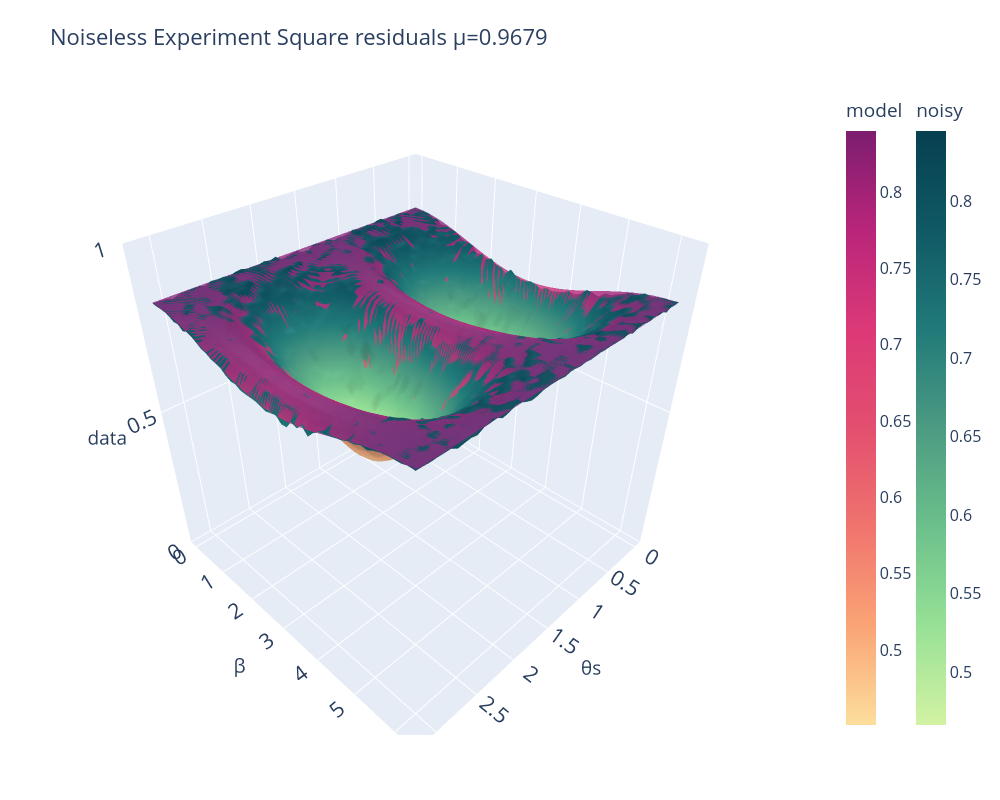

Notebook code for this chart:
### Code cell
experiment_noiseless = pd.read_csv('fixed error results/pure_50x50_mesh_2.5E4_states_E91_data_2026_aer_simulator_28_02_2026_00_49_06.csv',header=None).dropna(axis=1,how='all').values
experiment_noisy = pd.read_csv('fixed error results/50x50_mesh_2.5E4_states_E91_data_2026_aer_simulator_24_02_2026_11_27_03.csv',header=None).dropna(axis=1,how='all').values
dim = len(experiment_noiseless)
θ = np.linspace(0, 2*np.pi ,dim)
β = np.linspace( 0, np.pi , dim)

#model = np.array([[Π_err(np.pi/8,beta,theta,Pt=68) for beta in β] for theta in θ])
model = np.array([[model_noise(theta,np.pi/16,beta,Pt=(68/100)) for beta in β] for theta in θ])

fig = go.Figure()
fig.add_trace(go.Surface(
    x = β,
    y = θ,
    z = experiment_noisy, 
    colorscale='Emrld',
    opacity=1,
    name='Noisy',
    colorbar=dict(title='noisy', x=1.2)
))
fig.add_trace(go.Surface(
    x = β,
    y = θ,
    z = model, 
    colorscale='sunsetdark',
    opacity=.8,
    name='model',
    colorbar=dict(title='model', x=1.1)
))
"""
fig.add_trace(go.Surface(
    x = β,
    y = θ,
    z = experiment_noiseless, 
    #colorscale='viridis',
    opacity=.8,
    name='Noiseless',
    colorbar=dict(title='noiseless', x=1.3)
))
"""
# Customize the layout for better visualization
fig.update_layout(
    title=f"Noiseless Experiment Square residuals\rμ={r2(y_true=model,y_pred=experiment_noisy):1.4f}",
    autosize=False,
    width=1000,
    height=800,
    margin=dict(l=65, r=60, b=65, t=90),
    scene=dict(
        xaxis_title='θs',
        yaxis_title='β',
        zaxis_title='data',
        zaxis=dict(range=[0,1])
    ),
    # --- NUEVO: Aumentar tamaño de fuente ---
    font=dict(size=16)
)

# Display the plot
fig.show()

### Figure 1 — Plotly figure (JSON) as saved in the notebook; plotly's stock layout.template omitted (floating-point values rounded to 4 significant figures; data arrays with more than 128 entries replaced by an {"elided": "..."} marker saying what was removed)
{"data": [{"colorbar": {"title": {"text": "noisy"}, "x": 1.2}, "colorscale": [[0, "rgb(211, 242, 163)"], [0.1667, "rgb(151, 225, 150)"], [0.3333, "rgb(108, 192, 139)"], [0.5, "rgb(76, 155, 130)"], [0.6667, "rgb(33, 122, 121)"], [0.8333, "rgb(16, 89, 101)"], [1, "rgb(7, 64, 80)"]], "name": "Noisy", "opacity": 1, "type": "surface", "x": [0.0, 0.06411, 0.1282, 0.1923, 0.2565, 0.3206, 0.3847, 0.4488, 0.5129, 0.577, 0.6411, 0.7053, 0.7694, 0.8335, 0.8976, 0.9617, 1.026, 1.09, 1.154, 1.218, 1.282, 1.346, 1.411, 1.475, 1.539, 1.603, 1.667, 1.731, 1.795, 1.859, 1.923, 1.988, 2.052, 2.116, 2.18, 2.244, 2.308, 2.372, 2.436, 2.5, 2.565, 2.629, 2.693, 2.757, 2.821, 2.885, 2.949, 3.013, 3.077, 3.142], "y": [0.0, 0.1282, 0.2565, 0.3847, 0.5129, 0.6411, 0.7694, 0.8976, 1.026, 1.154, 1.282, 1.411, 1.539, 1.667, 1.795, 1.923, 2.052, 2.18, 2.308, 2.436, 2.565, 2.693, 2.821, 2.949, 3.077, 3.206, 3.334, 3.462, 3.59, 3.719, 3.847, 3.975, 4.103, 4.232, 4.36, 4.488, 4.616, 4.744, 4.873, 5.001, 5.129, 5.257, 5.386, 5.514, 5.642, 5.77, 5.899, 6.027, 6.155, 6.283], "z": {"elided": "50x50 float values"}}, {"colorbar": {"title": {"text": "model"}, "x": 1.1}, "colorscale": [[0, "rgb(252, 222, 156)"], [0.1667, "rgb(250, 164, 118)"], [0.3333, "rgb(240, 116, 110)"], [0.5, "rgb(227, 79, 111)"], [0.6667, "rgb(220, 57, 119)"], [0.8333, "rgb(185, 37, 122)"], [1, "rgb(124, 29, 111)"]], "name": "model", "opacity": 0.8, "type": "surface", "x": [0.0, 0.06411, 0.1282, 0.1923, 0.2565, 0.3206, 0.3847, 0.4488, 0.5129, 0.577, 0.6411, 0.7053, 0.7694, 0.8335, 0.8976, 0.9617, 1.026, 1.09, 1.154, 1.218, 1.282, 1.346, 1.411, 1.475, 1.539, 1.603, 1.667, 1.731, 1.795, 1.859, 1.923, 1.988, 2.052, 2.116, 2.18, 2.244, 2.308, 2.372, 2.436, 2.5, 2.565, 2.629, 2.693, 2.757, 2.821, 2.885, 2.949, 3.013, 3.077, 3.142], "y": [0.0, 0.1282, 0.2565, 0.3847, 0.5129, 0.6411, 0.7694, 0.8976, 1.026, 1.154, 1.282, 1.411, 1.539, 1.667, 1.795, 1.923, 2.052, 2.18, 2.308, 2.436, 2.565, 2.693, 2.821, 2.949, 3.077, 3.206, 3.334, 3.462, 3.59, 3.719, 3.847, 3.975, 4.103, 4.232, 4.36, 4.488, 4.616, 4.744, 4.873, 5.001, 5.129, 5.257, 5.386, 5.514, 5.642, 5.77, 5.899, 6.027, 6.155, 6.283], "z": {"elided": "50x50 float values"}}], "layout": {"autosize": false, "font": {"size": 16}, "height": 800, "margin": {"b": 65, "l": 65, "r": 60, "t": 90}, "scene": {"xaxis": {"title": {"text": "θs"}}, "yaxis": {"title": {"text": "β"}}, "zaxis": {"range": [0, 1], "title": {"text": "data"}}}, "title": {"text": "Noiseless Experiment Square residuals\rμ=0.9679"}, "width": 1000}}
